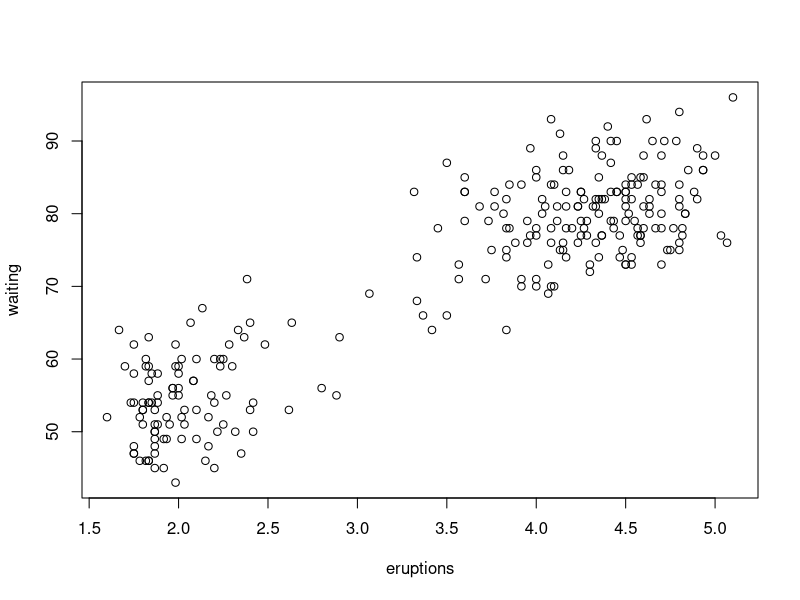
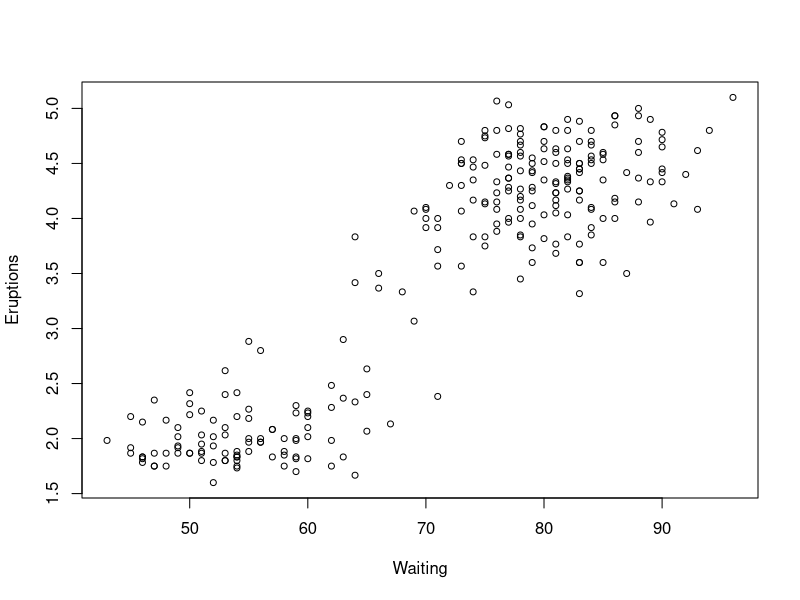
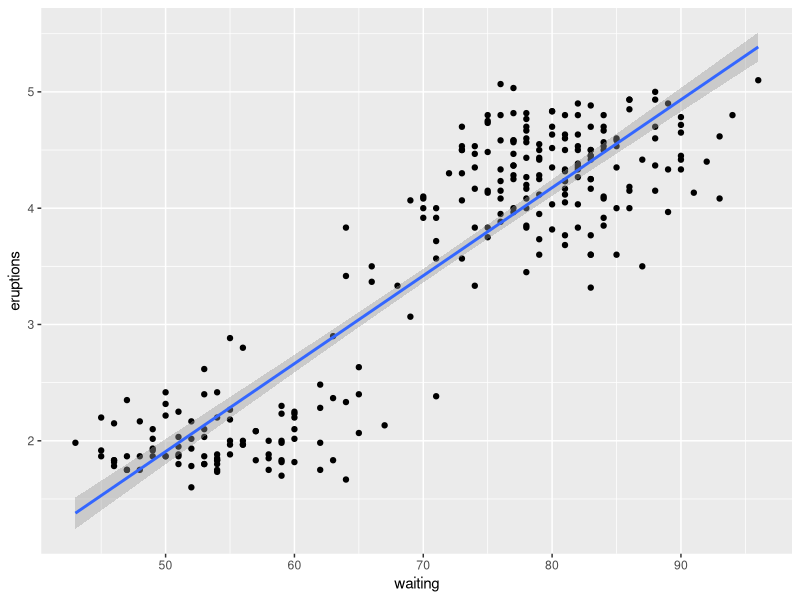
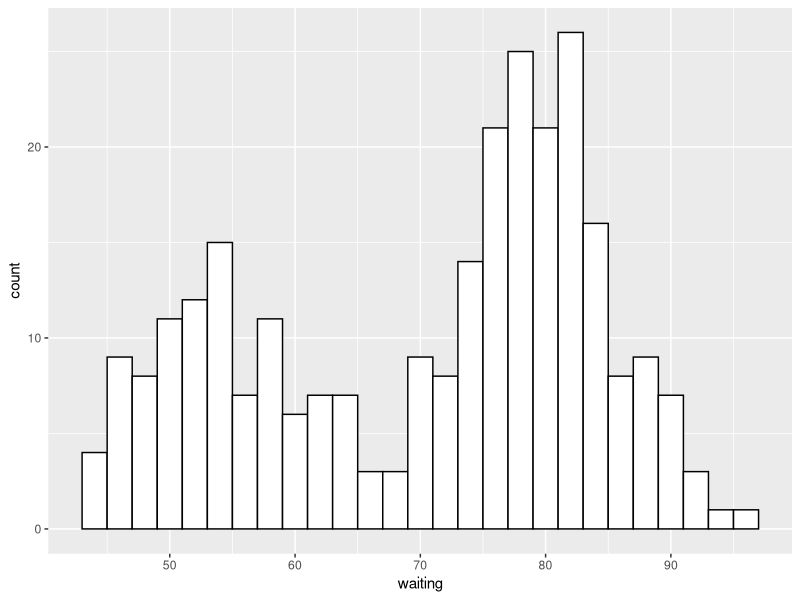
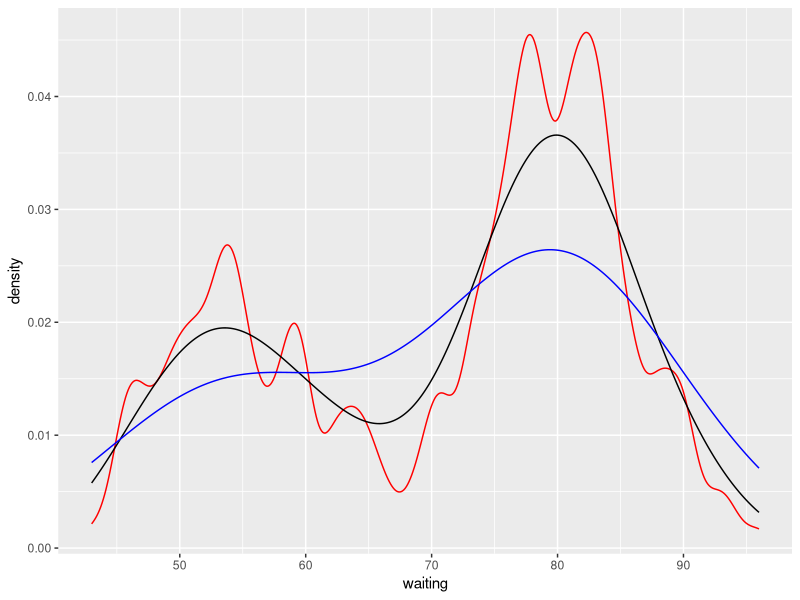
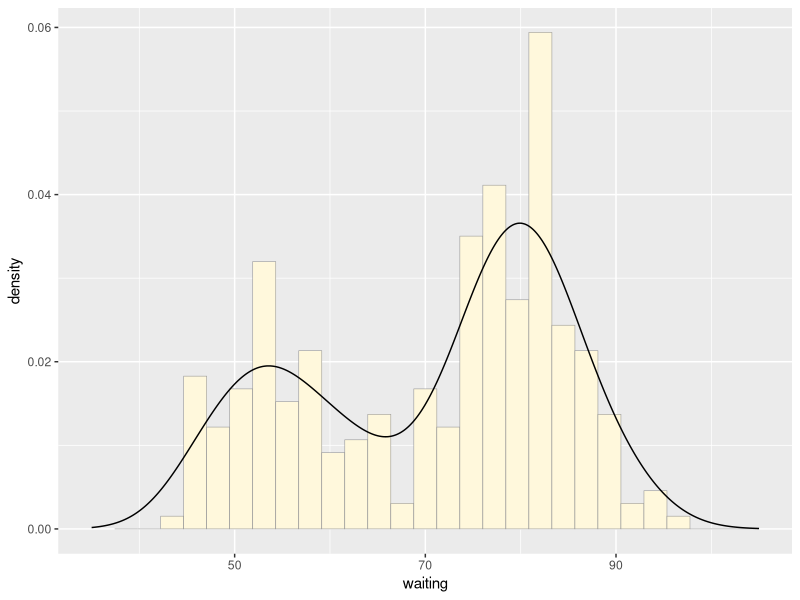
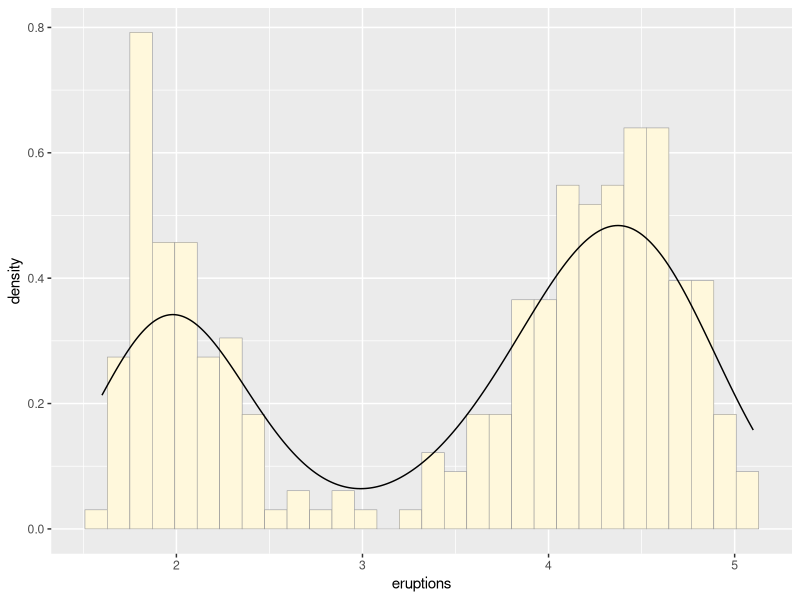
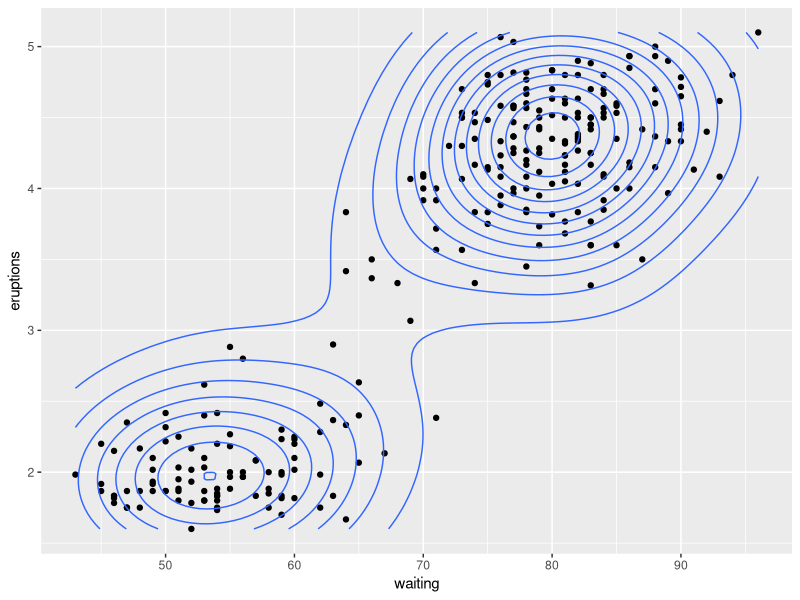

The R source for these figures, in order:
#install.packages("ggplot2")
library(MASS)
library(ggplot2)
data("faithful")
?data

names(faithful)


plot(faithful)
eruptions = faithful$eruptions
waiting=faithful$waiting

plot(x=waiting,y=eruptions,cex=0.8,xlab = "Waiting",ylab = "Eruptions")


ggplot(data=faithful,aes(x=waiting,y=eruptions))+
  geom_point()+
  geom_smooth(method=lm)



ggplot(data=faithful,aes(x=waiting))+
  geom_histogram(binwidth = 2,fill="white",color="black")


ggplot(data=faithful,aes(x=waiting))+
  geom_line(stat="density",adjust=0.25,color="red")+
  geom_line(stat="density")+
  geom_line(stat="density",adjust=2,color="blue")

ggplot(data=faithful,aes(x=waiting,y=..density..))+
  geom_histogram(fill="cornsilk",color="grey60",size=0.2)+
  geom_density()+
  xlim(35,105)


ggplot(data=faithful,aes(x=eruptions,y=..density..))+
  geom_histogram(fill="cornsilk",color="grey60",size=0.2)+
  geom_density()


ggplot(data=faithful,aes(x=waiting,y=eruptions))+
  geom_point()+
  stat_density2d()


